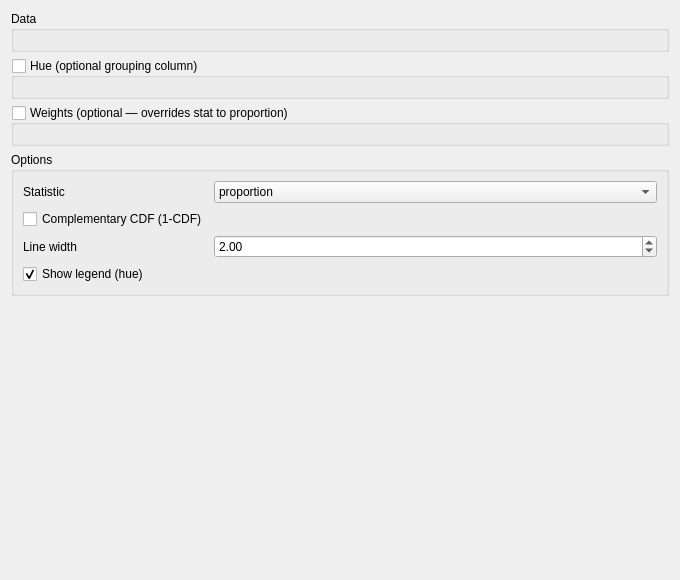
<?xml version="1.0" encoding="UTF-8"?>
<ui version="4.0">
 <class>DAChartAddStatsEcdfplotWidget</class>
 <widget class="QWidget" name="DAChartAddStatsEcdfplotWidget">
  <property name="geometry">
   <rect>
    <x>0</x>
    <y>0</y>
    <width>680</width>
    <height>580</height>
   </rect>
  </property>
  <property name="windowTitle">
   <string>ECDF Plot Settings</string>
  </property>
  <layout class="QVBoxLayout" name="verticalLayoutMain">
   <item>
    <widget class="QGroupBox" name="groupBoxData">
     <property name="title">
      <string>Data</string>
     </property>
     <property name="flat">
      <bool>true</bool>
     </property>
     <layout class="QVBoxLayout" name="verticalLayoutData">
      <item>
       <widget class="DA::DAChartSeriesSelectWidget" name="selectWidgetData"/>
      </item>
     </layout>
    </widget>
   </item>
   <item>
    <widget class="QGroupBox" name="groupBoxHue">
     <property name="title">
      <string>Hue (optional grouping column)</string>
     </property>
     <property name="flat">
      <bool>true</bool>
     </property>
     <property name="checkable">
      <bool>true</bool>
     </property>
     <property name="checked">
      <bool>false</bool>
     </property>
     <layout class="QVBoxLayout" name="verticalLayoutHue">
      <item>
       <widget class="DA::DAChartSeriesSelectWidget" name="selectWidgetHue"/>
      </item>
     </layout>
    </widget>
   </item>
   <item>
    <widget class="QGroupBox" name="groupBoxWeights">
     <property name="title">
      <string>Weights (optional — overrides stat to proportion)</string>
     </property>
     <property name="flat">
      <bool>true</bool>
     </property>
     <property name="checkable">
      <bool>true</bool>
     </property>
     <property name="checked">
      <bool>false</bool>
     </property>
     <layout class="QVBoxLayout" name="verticalLayoutWeights">
      <item>
       <widget class="DA::DAChartSeriesSelectWidget" name="selectWidgetWeights"/>
      </item>
     </layout>
    </widget>
   </item>
   <item>
    <widget class="QGroupBox" name="groupBoxOptions">
     <property name="title">
      <string>Options</string>
     </property>
     <property name="flat">
      <bool>true</bool>
     </property>
     <layout class="QFormLayout" name="formLayoutOptions">
      <item row="0" column="0">
       <widget class="QLabel" name="labelStat">
        <property name="text">
         <string>Statistic</string>
        </property>
       </widget>
      </item>
      <item row="0" column="1">
       <widget class="QComboBox" name="comboBoxStat">
        <item>
         <property name="text">
          <string>proportion</string>
         </property>
        </item>
        <item>
         <property name="text">
          <string>count</string>
         </property>
        </item>
       </widget>
      </item>
      <item row="1" column="0">
       <widget class="QCheckBox" name="checkBoxComplementary">
        <property name="text">
         <string>Complementary CDF (1-CDF)</string>
        </property>
       </widget>
      </item>
      <item row="2" column="0">
       <widget class="QLabel" name="labelLineWidth">
        <property name="text">
         <string>Line width</string>
        </property>
       </widget>
      </item>
      <item row="2" column="1">
       <widget class="QDoubleSpinBox" name="doubleSpinBoxLineWidth">
        <property name="minimum">
         <double>0.500000000000000</double>
        </property>
        <property name="maximum">
         <double>10.000000000000000</double>
        </property>
        <property name="singleStep">
         <double>0.500000000000000</double>
        </property>
        <property name="value">
         <double>2.000000000000000</double>
        </property>
       </widget>
      </item>
      <item row="3" column="0">
       <widget class="QCheckBox" name="checkBoxLegend">
        <property name="text">
         <string>Show legend (hue)</string>
        </property>
        <property name="checked">
         <bool>true</bool>
        </property>
       </widget>
      </item>
     </layout>
    </widget>
   </item>
   <item>
    <spacer name="verticalSpacer">
     <property name="orientation">
      <enum>Qt::Vertical</enum>
     </property>
     <property name="sizeHint" stdset="0">
      <size>
       <width>20</width>
       <height>40</height>
      </size>
     </property>
    </spacer>
   </item>
  </layout>
 </widget>
 <customwidgets>
  <customwidget>
   <class>DA::DAChartSeriesSelectWidget</class>
   <extends>QWidget</extends>
   <header>DAChartSeriesSelectWidget.h</header>
  </customwidget>
 </customwidgets>
 <resources/>
 <connections/>
</ui>
